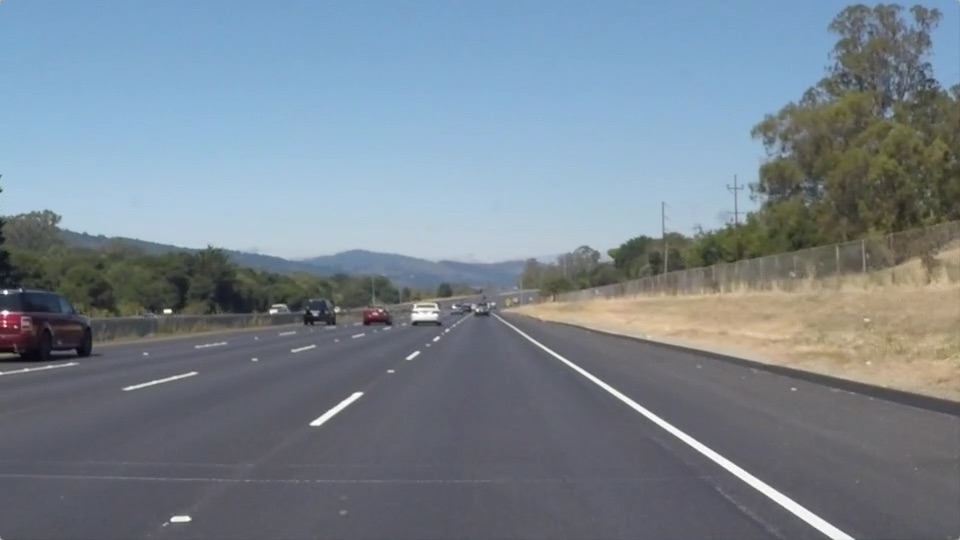
#> input picture test_images/solidWhiteRight.jpg, 960 x 540 px
$ jupyter execute Untitled.ipynb   (shell and % lines are left out)
#> lines starting #> are read from the running program, lines starting #| are printed output that depends on the picture; after the words box and inside, x2 and y2 are one past the last pixel; in counts of white or black regions, pixels touching at a corner belong together
[cell 1]
import numpy as np
import pandas as pd

import os
for dirname, _, filenames in os.walk('/kaggle/input'):
    for filename in filenames:
        print(os.path.join(dirname, filename))

import matplotlib.pyplot as plt
import matplotlib.image as mpimg
import numpy as np
import cv2

[cell 2]
#Read in the image.
img = mpimg.imread('test_images/solidWhiteRight.jpg')
#> img is the input picture: shape (540, 960, 3); mean R, G, B 120.3, 132.6, 143.7

#Grab the x and y size and make a copy of the image.
ysize = img.shape[0]
#> ysize = 540
xsize = img.shape[1]
#> xsize = 960
color_select = np.copy(img)

# Define color selection criteria
rgb_threshold = [200,200,200]

threshold = (img[:,:,0] < rgb_threshold[0])\
          | (img[:,:,1] < rgb_threshold[1])\
          | (img[:,:,2] < rgb_threshold[2])
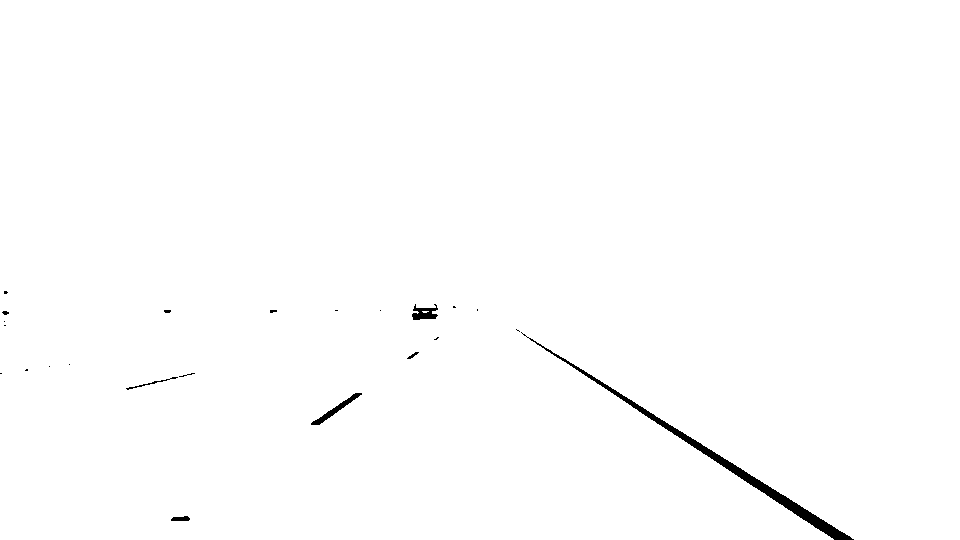
#> threshold: shape (540, 960) bool; 99.4% white; 23 black regions (16 under 20 px), largest, box (x1, y1, x2, y2) and area: (521, 332, 854, 540) 2350, (311, 393, 362, 425) 291, (412, 304, 438, 320) 247
color_select[threshold] = [0,0,0]

#Display the image.

plt.imshow(img)
plt.title('Input Image')
plt.show()
plt.imshow(color_select)
plt.title('Output Image')
plt.show()

In the above output we can clearly see the lane lines

# Region Masking

[cell 3]
# Read in the image
img = mpimg.imread('test_images/solidWhiteRight.jpg')

# Grab the x and y size and make a copy of the image
ysize = img.shape[0]
xsize = img.shape[1]
color_select = np.copy(img)
line_image = np.copy(img)

# Define color selection criteria
rgb_threshold = [200,200,200]
left_bottom = [100,539]
right_bottom = [958,539]
apex = [480,290]

# Perform a linear fit (y=Ax+B) to each of the three sides of the triangle
# np.polyfit returns the coefficients [A, B] of the fit

fit_left = np.polyfit((left_bottom[0],apex[0]), (left_bottom[1],apex[1]), 1)
fit_right = np.polyfit((right_bottom[0],apex[0]), (right_bottom[1],apex[1]), 1)
fit_bottom = np.polyfit((left_bottom[0],right_bottom[0]), (left_bottom[1],right_bottom[1]), 1)

# Mask pixels below the threshold
color_threshold = (img[:,:,0] < rgb_threshold[0])\
                | (img[:,:,1] < rgb_threshold[1])\
                | (img[:,:,2] < rgb_threshold[2])

# Find the region inside the lines
XX, YY = np.meshgrid(np.arange(0,xsize), np.arange(0,ysize))
region_threshold = (YY > (XX*fit_left[0]) + fit_left[1]) & \
                   (YY > (XX*fit_right[0]) + fit_right[1]) & \
                   (YY < (XX*fit_bottom[0]) + fit_bottom[1])

# Mask color and region selection
color_select[color_threshold | ~region_threshold] = [0,0,0]
line_image[~color_threshold & region_threshold] = [9,255,0]
#> line_image: shape (540, 960, 3); 0.53% of pixels changed, all inside (x1, y1, x2, y2) = (171, 307, 852, 539)

# Display the image and show region and color selections
plt.imshow(img)

x = [left_bottom[0], right_bottom[0], apex[0], left_bottom[0]]
y = [left_bottom[1], right_bottom[1], apex[1], left_bottom[1]]

plt.plot(x, y, 'r--', lw = 4)

plt.title('Region of Interest')
plt.show()
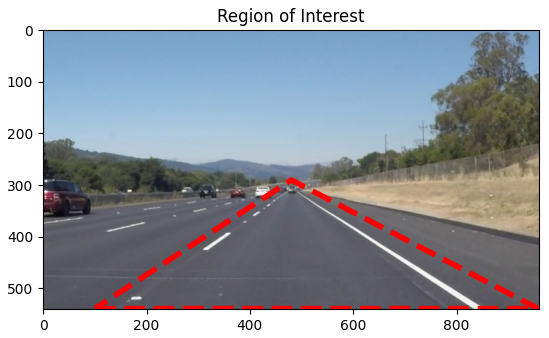
#> figure drawn by matplotlib, 1 panel
plt.imshow(color_select)

plt.title('Color Selection in the Triangular Region')
plt.show()
plt.imshow(line_image)

plt.title('Region Masked Image [Lane Lines in Green]')
plt.show()

[cell 4]
# Read in the image
img = mpimg.imread('test_images/solidYellowLeft.jpg')
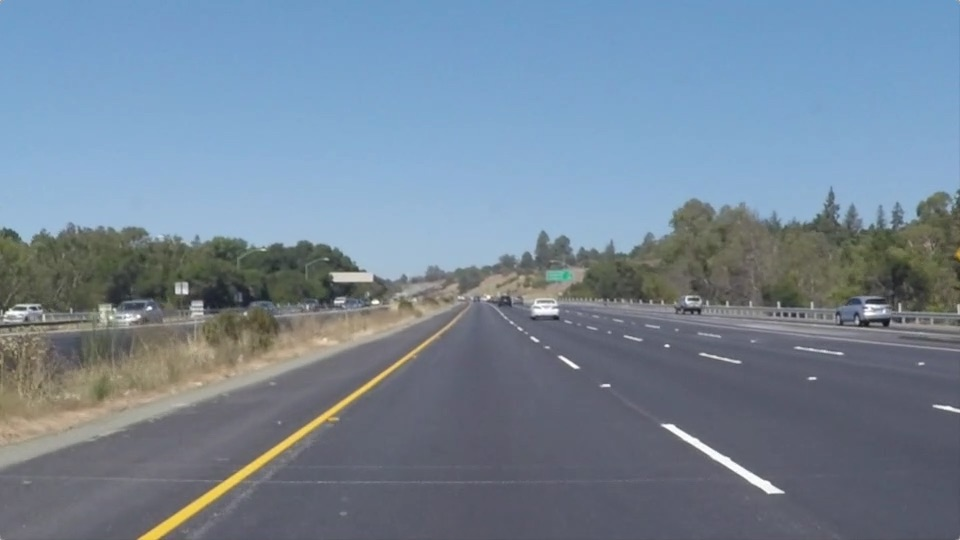
#> input picture test_images/solidYellowLeft.jpg, 960 x 540 px
#> img is the input picture: shape (540, 960, 3); mean R, G, B 116.5, 133.6, 150.8

# Grab the x and y size and make a copy of the image
ysize = img.shape[0]
xsize = img.shape[1]
color_select = np.copy(img)
line_image = np.copy(img)

# Define color selection criteria
rgb_threshold = [200,200,200]
left_bottom = [100,539]
right_bottom = [958,539]
apex = [480,290]

# Perform a linear fit (y=Ax+B) to each of the three sides of the triangle
# np.polyfit returns the coefficients [A, B] of the fit

fit_left = np.polyfit((left_bottom[0],apex[0]), (left_bottom[1],apex[1]), 1)
fit_right = np.polyfit((right_bottom[0],apex[0]), (right_bottom[1],apex[1]), 1)
fit_bottom = np.polyfit((left_bottom[0],right_bottom[0]), (left_bottom[1],right_bottom[1]), 1)

# Mask pixels below the threshold
color_threshold = (img[:,:,0] < rgb_threshold[0])\
                | (img[:,:,1] < rgb_threshold[1])\
                | (img[:,:,2] < rgb_threshold[2])
#> color_threshold: shape (540, 960) bool; 99.6% white; 55 black regions (45 under 20 px), largest, box (x1, y1, x2, y2) and area: (663, 424, 784, 493) 915, (533, 299, 558, 315) 217, (864, 305, 880, 316) 89

# Find the region inside the lines
XX, YY = np.meshgrid(np.arange(0,xsize), np.arange(0,ysize))
region_threshold = (YY > (XX*fit_left[0]) + fit_left[1]) & \
                   (YY > (XX*fit_right[0]) + fit_right[1]) & \
                   (YY < (XX*fit_bottom[0]) + fit_bottom[1])

# Mask color and region selection
color_select[color_threshold | ~region_threshold] = [0,0,0]
line_image[~color_threshold & region_threshold] = [9,255,0]
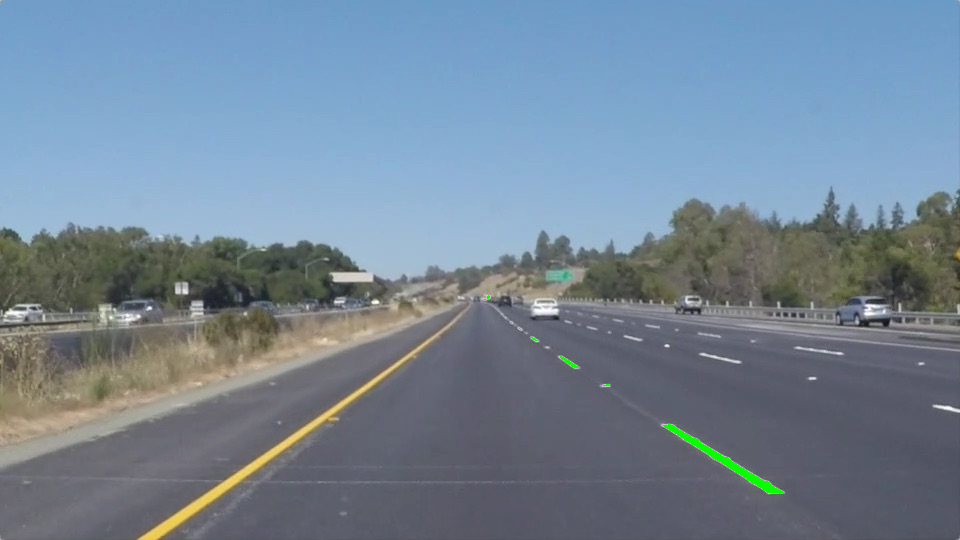
#> line_image: shape (540, 960, 3); 0.19% of pixels changed, all inside (x1, y1, x2, y2) = (484, 295, 784, 493)

# Display the image and show region and color selections
plt.imshow(img)

x = [left_bottom[0], right_bottom[0], apex[0], left_bottom[0]]
y = [left_bottom[1], right_bottom[1], apex[1], left_bottom[1]]

plt.plot(x, y, 'r--', lw = 4)

plt.title('Region of Interest')
plt.show()
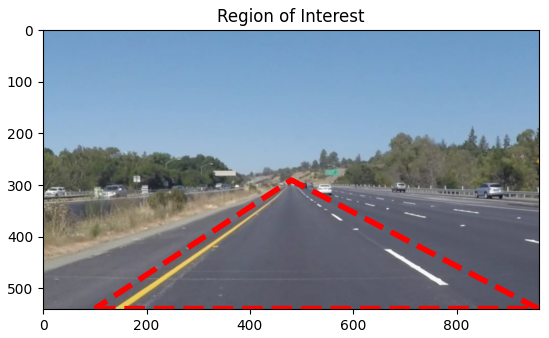
#> figure drawn by matplotlib, 1 panel
plt.imshow(color_select)

plt.title('Color Selection')
plt.show()
plt.imshow(line_image)

plt.title('Output Image')
plt.show()

# Canny Edge Detection

[cell 5]
# Read in the image and convert to grayscale
img = mpimg.imread('test_images/solidYellowLeft.jpg')
gray = cv2.cvtColor(img, cv2.COLOR_RGB2GRAY)
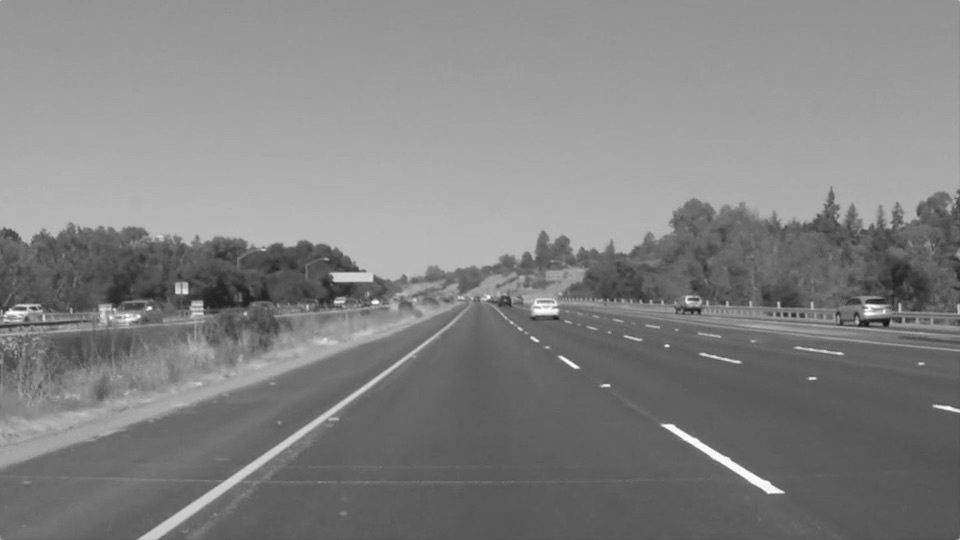
#> gray: shape (540, 960); min 19, max 255, mean 130.4

# Define a kernel size for Gaussian smoothing / blurring
kernel_size = 5
blur_gray = cv2.GaussianBlur(gray, (kernel_size, kernel_size), 0)

# Define our parameters for Canny and run it
low_threshold = 180
high_threshold = 240
edges = cv2.Canny(blur_gray, low_threshold, high_threshold)
#> edges: shape (540, 960); 0.61% white in thin lines or dots, all inside (x1, y1, x2, y2) = (0, 203, 960, 540)

# Display the image
plt.imshow(edges, cmap = 'Greys_r')
plt.title('Canny Edge Detection Image')
plt.show()

# Hough Transform and detecting Lane Lines

[cell 6]
# Read in the image and convert to grayscale
img = mpimg.imread('test_images/solidYellowLeft.jpg')
gray = cv2.cvtColor(img, cv2.COLOR_RGB2GRAY)

# Define a kernel size and apply Gaussian smoothing
kernel_size = 5
blur_gray = cv2.GaussianBlur(gray, (kernel_size, kernel_size), 0)

# Define our parameters for Canny and run it
low_threshold = 180
high_threshold = 240
edges = cv2.Canny(blur_gray, low_threshold, high_threshold)

mask = np.zeros_like(edges)
ignore_mask_color = 255

imshape = img.shape
#> imshape = (540, 960, 3)
vertices = np.array([[(0,imshape[0]), (450,290), (490, 290),
                      (imshape[1], imshape[0])]], dtype = np.int32)

cv2.fillPoly(mask, vertices, ignore_mask_color)
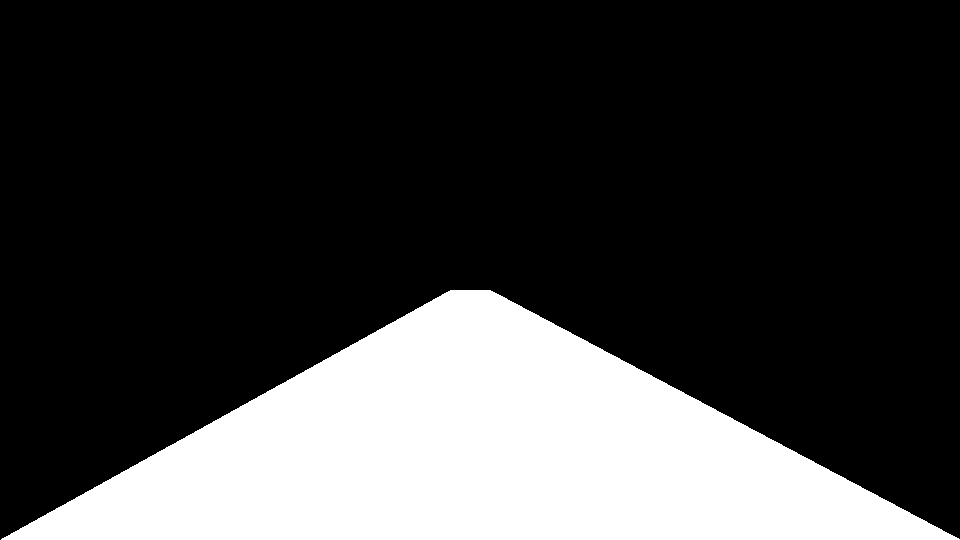
#> mask: shape (540, 960); 24.2% white; 1 white region, box (x1, y1, x2, y2) and area: (1, 290, 960, 540) 125210
masked_edges = cv2.bitwise_and(edges, mask)
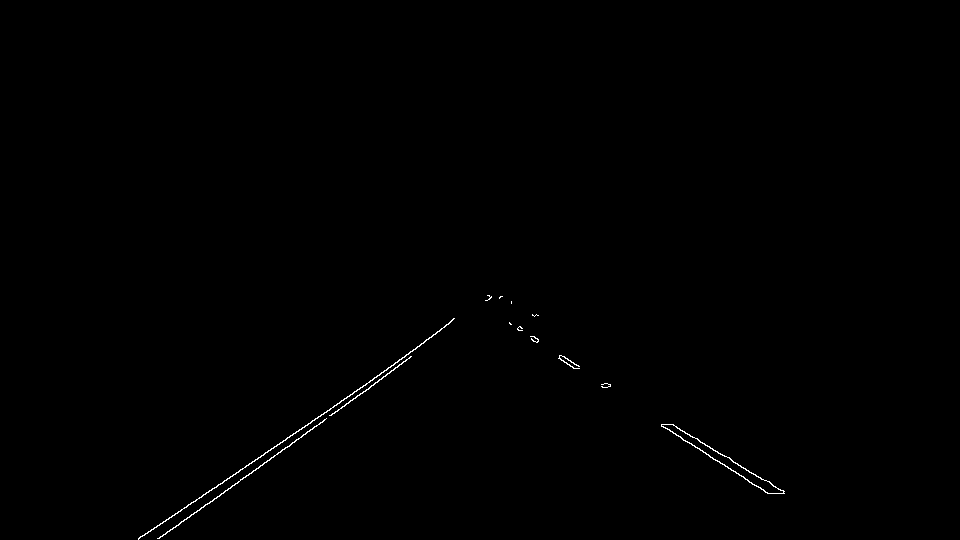
#> masked_edges: shape (540, 960); 0.29% white in thin lines or dots, all inside (x1, y1, x2, y2) = (138, 295, 785, 540)

# Define the Hough transform parameters
rho = 1
theta = np.pi/180
threshold = 2

min_line_length = 4
max_line_gap = 5

line_image = np.copy(img)*0
#> line_image: shape (540, 960, 3); every value is 0

lines = cv2.HoughLinesP(masked_edges, rho, theta, threshold, np.array([])
                       , min_line_length, max_line_gap)
#> lines = 86 rows, first 6: [139, 537, 238, 472], [186, 519, 411, 356], [518, 327, 522, 330], [317, 418, 347, 396], [567, 358, 574, 368], [605, 383, 610, 386]

# Iterate over the output "lines" and draw lines on a blank image
for line in lines:
    for x1,y1,x2,y2 in line:
        cv2.line(line_image, (x1,y1), (x2,y2), (255,0,0), 10)
#> this loop made 86 passes
#> line on passes 1 to 12: [[139, 537, 238, 472]], [[186, 519, 411, 356]], [[518, 327, 522, 330]], [[317, 418, 347, 396]], [[567, 358, 574, 368]], [[605, 383, 610, 386]], [[273, 448, 293, 433]], [[705, 453, 709, 455]], [[369, 381, 397, 362]], [[738, 465, 745, 468]], [[720, 454, 730, 458]], [[673, 433, 678, 435]]
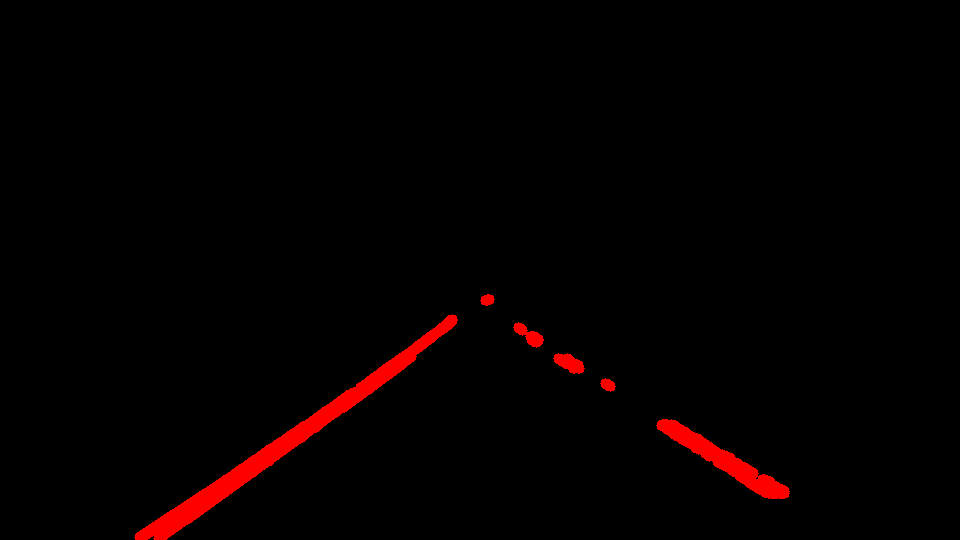
#> line_image: shape (540, 960, 3); mean R, G, B 5, 0, 0


# Create a "color" binary image to combine with line image
color_edges = np.dstack((edges, edges, edges))

# Draw the lines on the edge image
line_edges = cv2.addWeighted(color_edges, 0.8, line_image, 1, 0)
line_edges = cv2.polylines(line_edges, vertices, True, (0,0,255), 10)
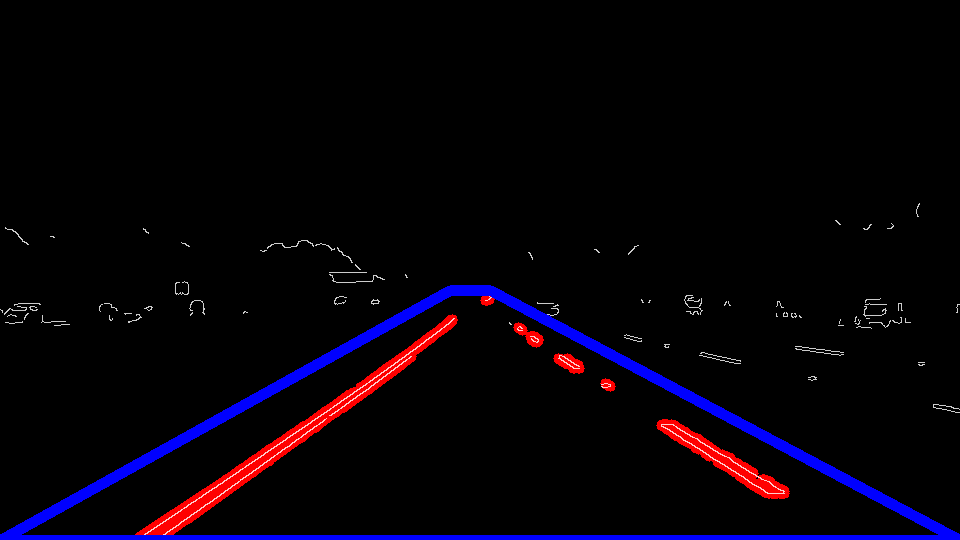
#> line_edges: shape (540, 960, 3); mean of channels 0, 1, 2 5.6, 1.2, 9.1; drawn as R, G, B

plt.imshow(img)
plt.title('Input Image')
plt.show()

plt.imshow(line_edges)
plt.title('Colored Lane Line [In RED] and Region of Interest[In BLUE]')
plt.show()
